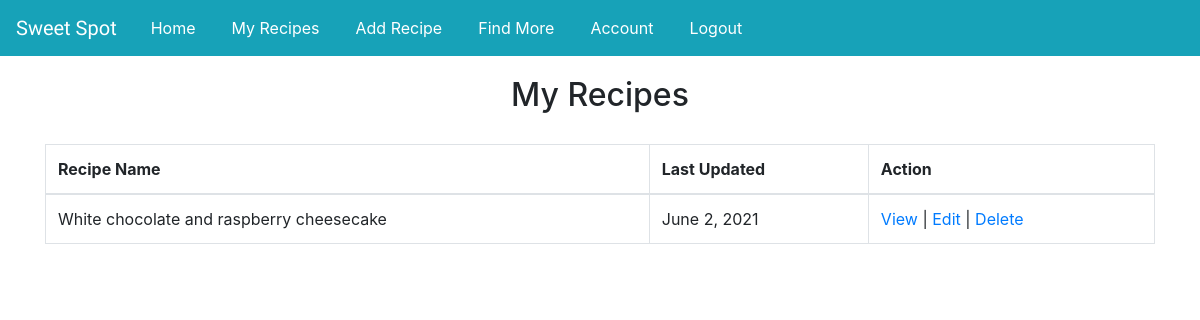
Screenshot of /recipe/6/my_recipes (signed in) with the database file from the repository.
### sweet_spot_app/models.py (models this page shows)
class Recipe(models.Model):
    title = models.CharField(max_length=255)
    ingredients = models.TextField()
    instructions = models.TextField()
    recipe_img = models.TextField()
    poster = models.ForeignKey(User, related_name="user_recipes", on_delete=models.CASCADE)
    likes = models.ManyToManyField(User, related_name='liked_posts')
    created_at = models.DateTimeField(auto_now_add=True)
    updated_at = models.DateTimeField(auto_now=True)
    objects = RecipeManager()

### sweet_spot_app/views.py (the view)
# urls.py: path('recipe/<int:id>/my_recipes', views.my_recipes),
def my_recipes(request, id):
    context = {
        'user': User.objects.get(id=request.session['user_id'])
    }
    return render(request, 'my_recipes.html', context)

### sweet_spot_app/templates/my_recipes.html (shortened to what this page needs)
<!DOCTYPE html>
<html lang="en">
{% include 'partials/head.html' %}
<body>
    {% include 'partials/navbar.html' %}
    <div class="container">
        <h2>My Recipes</h2>
        <table class="table table-bordered">
            <thead>
                <tr>
                    <th scope="col">Recipe Name</th>
                    <th scope="col">Last Updated</th>
                    <th scope="col">Action</th>
                </tr>
            </thead>
            <tbody>
                {% for recipe in user.user_recipes.all reversed %}
                <tr>
                    <td>{{recipe.title}}</td>
                    <td>{{recipe.created_at|date}}</td>
                    <td><a href="/recipe/{{recipe.id}}/show">View</a> | <a href="/recipe/{{recipe.id}}/edit">Edit</a> | <a href="/recipe/{{recipe.id}}/delete/{{user.id}}">Delete</a></td>
                </tr>
                {% endfor %}
            </tbody>
        </table>
    </div>
</body>
</html>

### sweet_spot_app/static/styles.css (style rules this page uses)
* { margin: 0px; padding: 0px; }
h2 { text-align: center; margin-bottom: 30px; margin-top: 20px; }
table { margin-top: 30px; }

### rows the page displays
Recipe: title "White chocolate and raspberry cheesecake", created_at "June 2, 2021"
